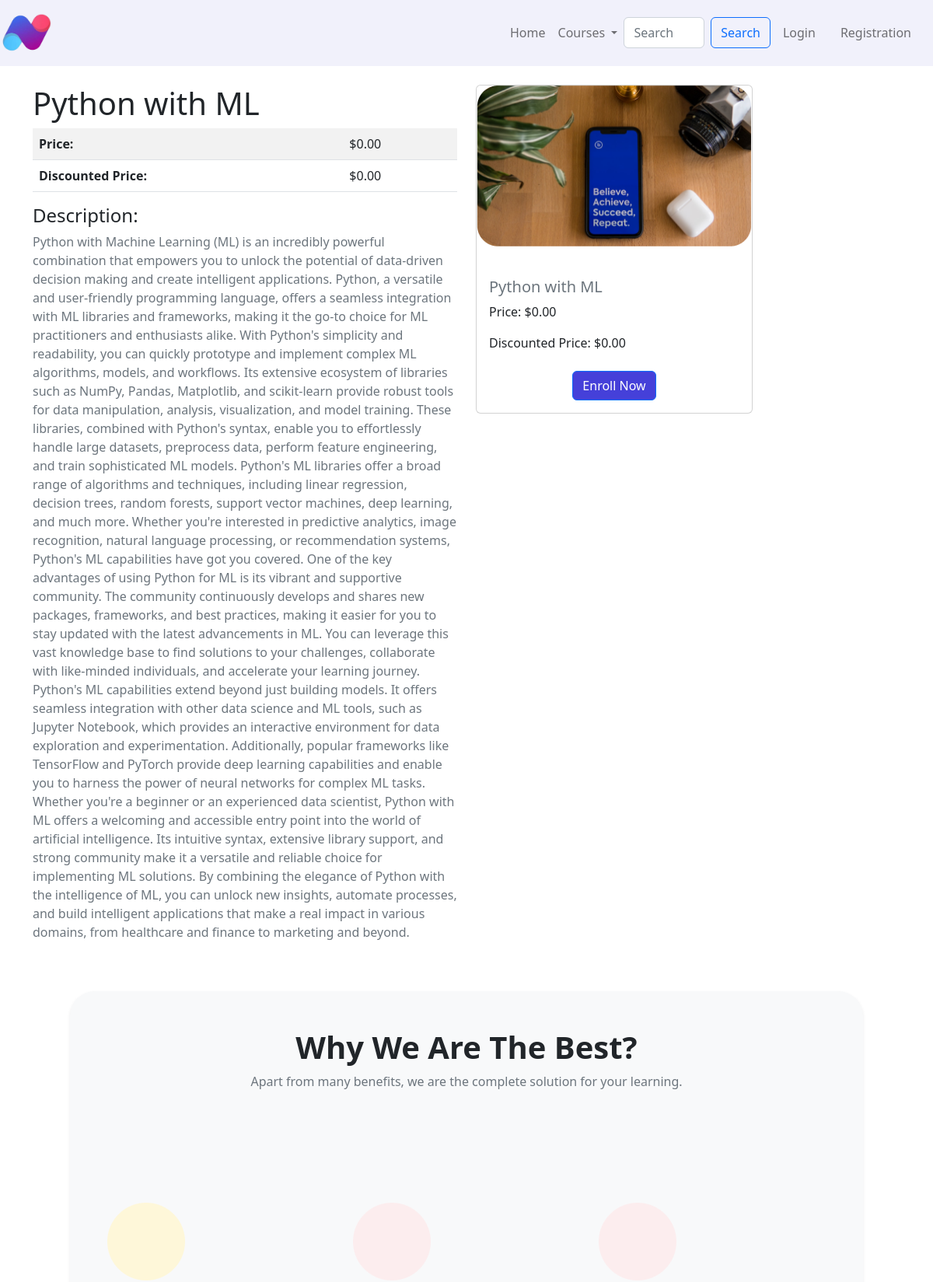
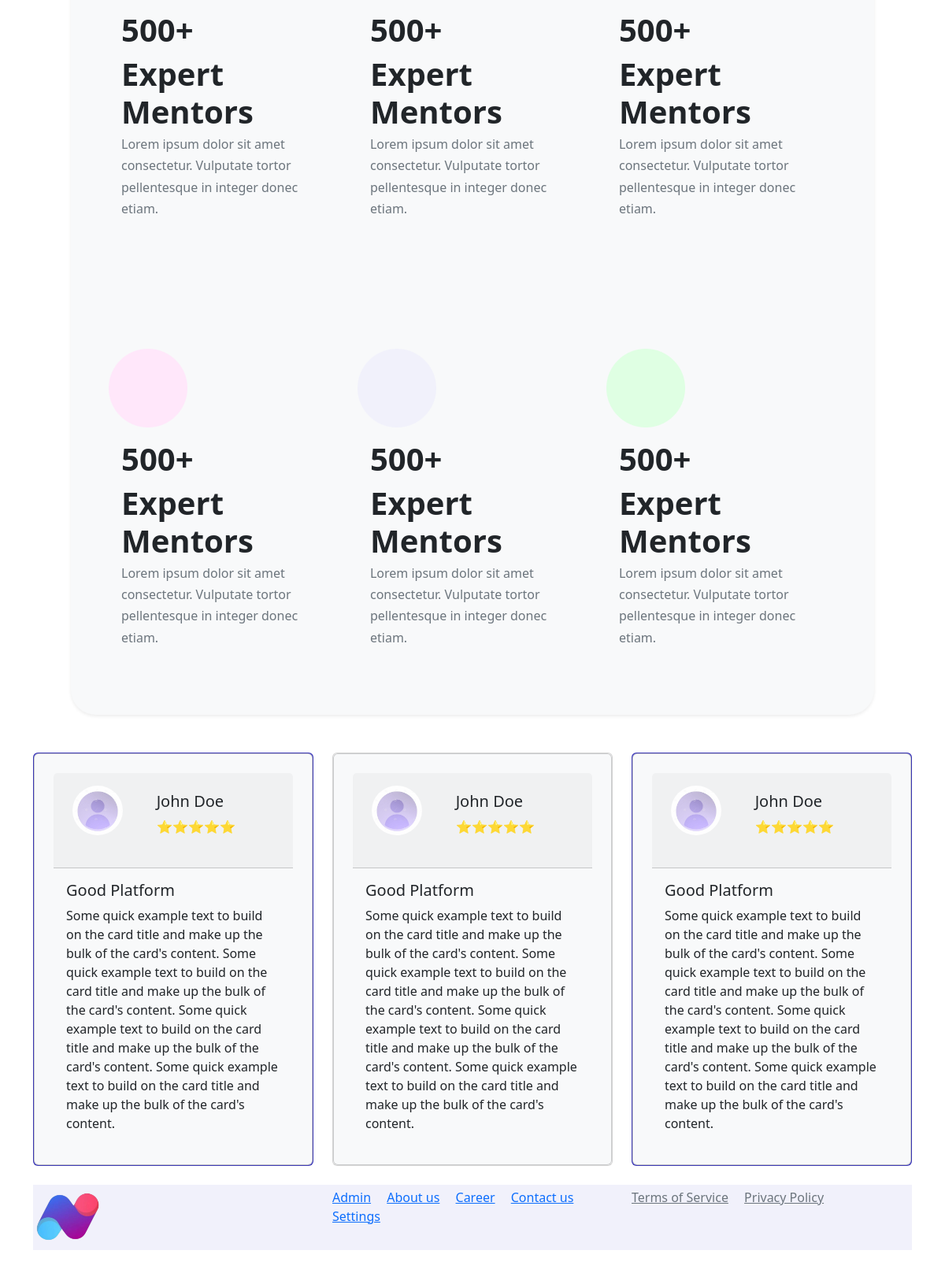
The page /subcourse/1/ on the database its author committed (2 pictures, top to bottom).
### app/models.py (models this page shows, shortened)
class subCourse(models.Model):
    title = models.CharField(max_length=100)
    description = models.TextField()
    bookcount = models.BooleanField(default=False)
    category = models.ForeignKey('allCategory', on_delete=models.CASCADE)
    popularity = models.IntegerField(default=0)
    image = models.ImageField(upload_to='book_images/', default='default_book_image.jpg')
    featured = models.BooleanField(default=False)
    price = models.DecimalField(max_digits=8, decimal_places=2, default=0.00)
    discounted_price = models.DecimalField(max_digits=8, decimal_places=2, default=0.00)  # Add the discounted price field

### app/views.py (the view)
# urls.py: path('subcourse/<int:pk>/', SubCourseDetailView.as_view(), name='subcourse_detail'),
class SubCourseDetailView(DetailView):
    model = subCourse
    template_name = 'app/subcourse_details.html'  # Replace 'subcourse_details.html' with the actual template name for displaying subcourse details
    context_object_name = 'subcourse'  # Replace 'subcourse' with the desired context object name in your template

### app/templates/app/subcourse_details.html (shortened to what this page needs)
{% extends 'app/base.html' %}
{% load static %}
{% block main-content %}
<div class="container my-4">
    <div class="row">
        <div class="col-md-6">
            <h1>{{ subcourse.title }}</h1>
            <table class="table table-striped">
                <tr>
                    <th>Price:</th>
                    <td>${{ subcourse.price }}</td>
                </tr>
                <tr>
                    <th>Discounted Price:</th>
                    <td>${{ subcourse.discounted_price }}</td>
                </tr>
            </table>
            <h4>Description:</h4>
            <p class="text-justify text-muted">{{ subcourse.description }}</p>
        </div>
        <div class="col-md-4">
    <div class="card">
        {% if subcourse.image %}
            <img src="{{ subcourse.image.url }}" alt="Book Image" class="card-img-top">
        {% endif %}
        <div class="card-body">
            <div class="mt-4">
                <h5 class="card-title text-muted">{{subcourse.title}}</h5>
                <p class="card-text">Price: ${{ subcourse.price }}</p>
                <p class="card-text">Discounted Price: ${{ subcourse.discounted_price }}</p>
   <div class="mt-4 text-center">
    <a href="{% url 'checkout' %}" class="btn btn-primary" style="background-color: #4540D9;">Enroll Now</a>
</div>
            </div>
        </div>
    </div>
</div>
    </div>
     <div class="row p-5">
    <div class="col">
  <div class="card h-100 bg-light rounded-5 shadow-sm border-0 " >
      <div class="row">
  <div class="col-12 text-center p-5">
    <h1><b>Why We Are The Best?</b></h1>
    <p class="text-muted">Apart from many benefits, we are the complete solution for your learning.</p>
  </div>
</div>
    <div class="row gy-3 my-3 p-5">
      <div class="col-md-4">
        <img src="{% static 'app\images\pics\Ellipse 6.png' %}" class="img-fluid rounded-start" alt="...">
        <div class="card-body pb-3">
          <h5 class="card-title font-family-poppins fw-bold fs-1" >500+</h5>
            <h5 class="card-title font-family-poppins fw-bold fs-1" >Expert Mentors </h5>
          <h6 class="card-title text-muted font-family-poppins">Lorem ipsum dolor sit amet  </h6>
            <h6 class="card-title text-muted font-family-poppins">consectetur. Vulputate tortor </h6>
            <h6 class="card-title text-muted font-family-poppins">pellentesque in integer donec </h6>
            <h6 class="card-title text-muted font-family-poppins"> etiam.  </h6>
        </div>
      </div>
      <div class="col-md-4">
        <img src="{% static 'app\images\pics\Ellipse 6 (1).png' %}" class="img-fluid rounded-start" alt="...">
       <div class="card-body pb-3">
          <h5 class="card-title font-family-poppins fw-bold fs-1" >500+</h5>
            <h5 class="card-title font-family-poppins fw-bold fs-1" >Expert Mentors </h5>
          <h6 class="card-title text-muted font-family-poppins">Lorem ipsum dolor sit amet  </h6>
            <h6 class="card-title text-muted font-family-poppins">consectetur. Vulputate tortor </h6>
            <h6 class="card-title text-muted font-family-poppins">pellentesque in integer donec </h6>
            <h6 class="card-title text-muted font-family-poppins"> etiam.  </h6>
        </div>
      </div>
 <div class="col-md-4">
        <img src="{% static 'app\images\pics\Ellipse 6 (2).png' %}" class="img-fluid rounded-start" alt="...">
        <div class="card-body pb-3">
          <h5 class="card-title font-family-poppins fw-bold fs-1" >500+</h5>
            <h5 class="card-title font-family-poppins fw-bold fs-1" >Expert Mentors </h5>
          <h6 class="card-title text-muted font-family-poppins">Lorem ipsum dolor sit amet  </h6>
            <h6 class="card-title text-muted font-family-poppins">consectetur. Vulputate tortor </h6>
            <h6 class="card-title text-muted font-family-poppins">pellentesque in integer donec </h6>
            <h6 class="card-title text-muted font-family-poppins"> etiam.  </h6>
        </div>
      </div>
    </div>
 <div class="row gy-3 my-3 p-5">
      <div class="col-md-4">
        <img src="{% static 'app\images\pics\E1.png' %}" class="img-fluid rounded-start" alt="...">
        <div class="card-body pb-3">
          <h5 class="card-title font-family-poppins fw-bold fs-1" >500+</h5>
            <h5 class="card-title font-family-poppins fw-bold fs-1" >Expert Mentors </h5>
          <h6 class="card-title text-muted font-family-poppins">Lorem ipsum dolor sit amet  </h6>
            <h6 class="card-title text-muted font-family-poppins">consectetur. Vulputate tortor </h6>
            <h6 class="card-title text-muted font-family-poppins">pellentesque in integer donec </h6>
            <h6 class="card-title text-muted font-family-poppins"> etiam.  </h6>
        </div>
      </div>
      <div class="col-md-4">
        <img src="{% static 'app\images\pics\E2.png' %}" class="img-fluid rounded-start" alt="...">
       <div class="card-body pb-3">
          <h5 class="card-title font-family-poppins fw-bold fs-1" >500+</h5>
            <h5 class="card-title font-family-poppins fw-bold fs-1" >Expert Mentors </h5>
          <h6 class="card-title text-muted font-family-poppins">Lorem ipsum dolor sit amet  </h6>
            <h6 class="card-title text-muted font-family-poppins">consectetur. Vulputate tortor </h6>
            <h6 class="card-title text-muted font-family-poppins">pellentesque in integer donec </h6>
            <h6 class="card-title text-muted font-family-poppins"> etiam.  </h6>
        </div>
      </div>
 <div class="col-md-4">
        <img src="{% static 'app\images\pics\E3.png' %}" class="img-fluid rounded-start" alt="...">
        <div class="card-body pb-3">
          <h5 class="card-title font-family-poppins fw-bold fs-1" >500+</h5>
            <h5 class="card-title font-family-poppins fw-bold fs-1" >Expert Mentors </h5>
          <h6 class="card-title text-muted font-family-poppins">Lorem ipsum dolor sit amet  </h6>
            <h6 class="card-title text-muted font-family-poppins">consectetur. Vulputate tortor </h6>
            <h6 class="card-title text-muted font-family-poppins">pellentesque in integer donec </h6>
            <h6 class="card-title text-muted font-family-poppins"> etiam.  </h6>
        </div>
      </div>
    </div>
  </div>
</div>
 </div>
    <div class="row gy-3">
        <div class="col-md-4">
            <div class="card mb-4" style="background-color: #4540D9;" >
                <div class="card p-4 bg-light">
            <div class="card-header">
              <div class="row">
                <div class="col-4">
                  <img src="{% static 'app\images\pics\pp.jpg' %}" class="rounded-circle p-2" style="width: 80px;" alt="...">
                </div>
                <div class="col-8">
                  <div class="card-body">
                    <h5 class="card-title">John Doe</h5>
                    <p>⭐⭐⭐⭐⭐</p>
                  </div>
                </div>
              </div>
            </div>
            <div class="card-body">
              <h5 class="card-title">Good Platform</h5>
              <p class="card-text">
                Some quick example text to build on the card title and make up the bulk of the card's content.
                Some quick example text to build on the card title and make up the bulk of the card's content.
                Some quick example text to build on the card title and make up the bulk of the card's content.
                Some quick example text to build on the card title and make up the bulk of the card's content.
              </p>
            </div>
          </div>
            </div>
        </div>
        <div class="col-md-4">
            <div class="card mb-4">
                <div class="card p-4 bg-light" >
            <div class="card-header">
              <div class="row">
                <div class="col-4">
                  <img src="{% static 'app\images\pics\pp.jpg' %}" class="rounded-circle p-2" style="width: 80px;" alt="...">
                </div>
                <div class="col-8">
                  <div class="card-body">
                    <h5 class="card-title">John Doe</h5>
                    <p>⭐⭐⭐⭐⭐</p>
                  </div>
                </div>
              </div>
            </div>
            <div class="card-body">
              <h5 class="card-title">Good Platform</h5>
              <p class="card-text">
                Some quick example text to build on the card title and make up the bulk of the card's content.
                Some quick example text to build on the card title and make up the bulk of the card's content.
                 Some quick example text to build on the card title and make up the bulk of the card's content.
                Some quick example text to build on the card title and make up the bulk of the card's content.
              </p>
            </div>
          </div>
            </div>
        </div>
        <div class="col-md-4">
            <div class="card mb-4" style="background-color: #4540D9;" >
                <div class="card p-4 bg-light" >
            <div class="card-header">
              <div class="row">
                <div class="col-4">
                  <img src="{% static 'app\images\pics\pp.jpg' %}" class="rounded-circle p-2" style="width: 80px;" alt="...">
                </div>
                <div class="col-8">
                  <div class="card-body" >
                    <h5 class="card-title">John Doe</h5>
                    <p>⭐⭐⭐⭐⭐</p>
                  </div>
                </div>
              </div>
            </div>
            <div class="card-body">
              <h5 class="card-title">Good Platform</h5>
              <p class="card-text">
                Some quick example text to build on the card title and make up the bulk of the card's content.
                Some quick example text to build on the card title and make up the bulk of the card's content.
                  Some quick example text to build on the card title and make up the bulk of the card's content.
                Some quick example text to build on the card title and make up the bulk of the card's content.
              </p>
            </div>
          </div>
            </div>
        </div>
</div>
{% endblock main-content %}

### rows shown on the page
subCourse: title "Python with ML", price "0.00", discounted_price "0.00", description "Python with Machine Learning (ML) is an incredibly powerful combination that empowers you to unlock the potential of data-driven decision making and create intelligent applications. Python, a versatile and user-friendly programming language, offers a seamless integration with ML libraries and frameworks, making it the go-to choice for ML practitioners and enthusiasts alike. With Python's simplicity and readability, you can quickly prototype and implement complex ML algorithms, models, and workflows. Its extensive ecosystem of libraries such as NumPy, Pandas, Matplotlib, and scikit-learn provide robust tools for data manipulation, analysis, visualization, and model training. These libraries,…", image (picture)
